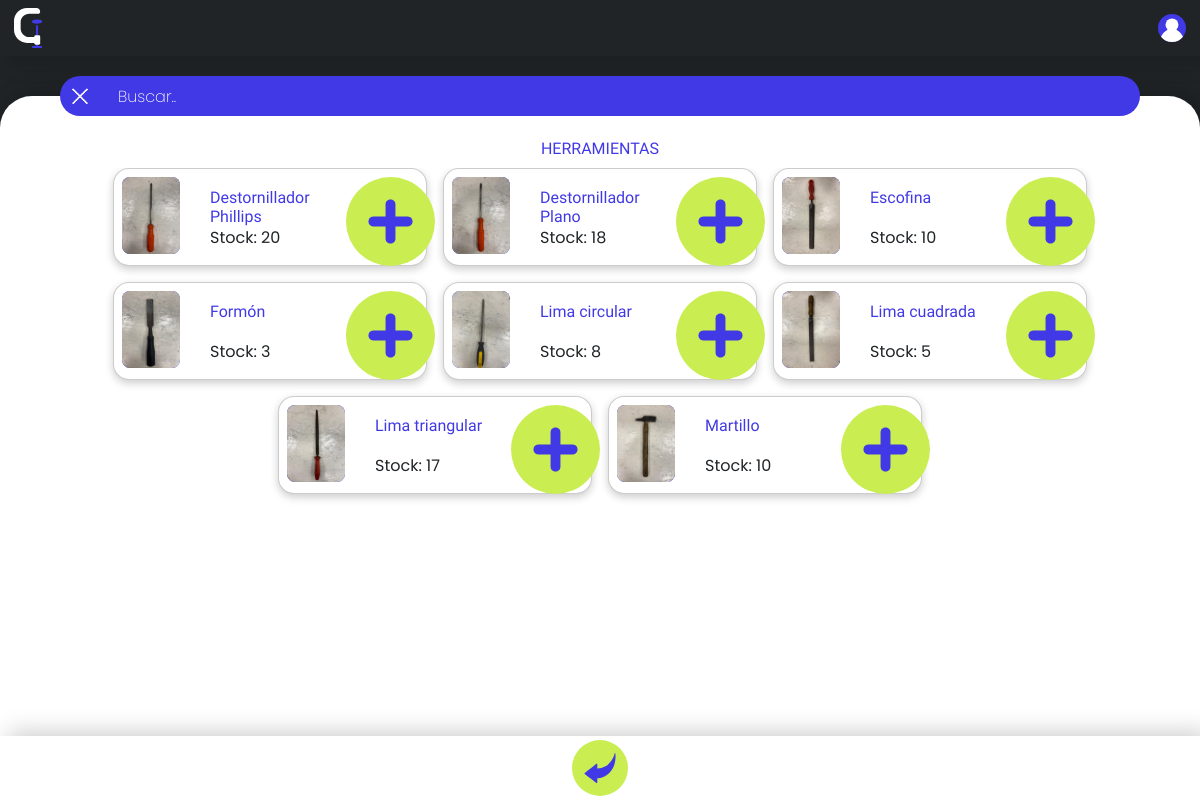
/buscarherramienta.php (signed in), run on an earlier commit of the app's database.
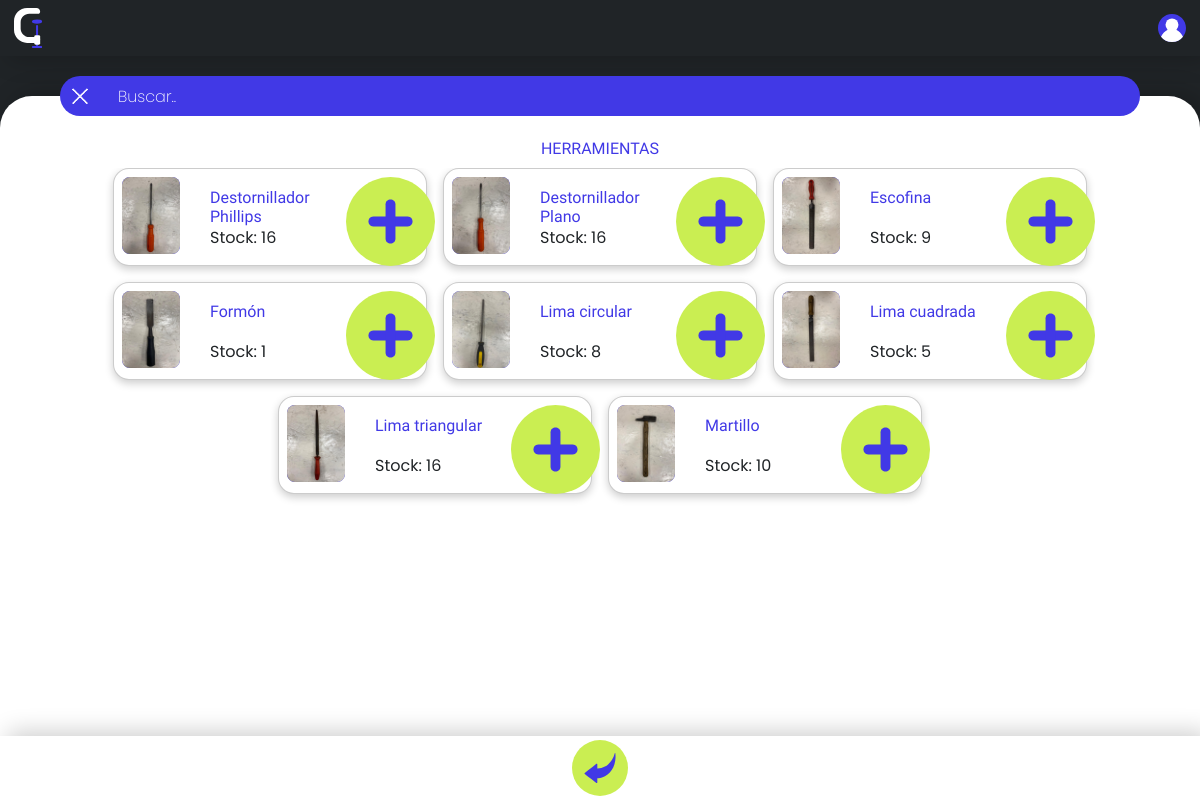
And on a later commit of the database.
### tables this page shows
CREATE TABLE `herramientas` (
  `id` int(11) NOT NULL,
  `nombre` varchar(100) NOT NULL,
  `descripcion` varchar(200) NOT NULL,
  `imagen` varchar(200) NOT NULL,
  `cantidad` int(11) NOT NULL
);

### buscarherramienta.php (the view, shortened to what this page needs)
<?php
include "codigophp/conexionbs.php";
include "codigophp/añadirpaleta.php";
?>
<!DOCTYPE html>
<html lang="es">
<head>
    <link rel="stylesheet" href="estiloscss/animaciones.css">
    <link rel="stylesheet" href="estiloscss/styles.css">
    <link rel="stylesheet" href="estiloscss/imagenes.css">
</head>
<body>
    <div id="pagina2">
        <div id="header">
           <a href="inicio.php" class="imagen"><?php incrustarSVG("imagenes/SVG/logo"); ?></a>
            <button class="imagen" ><?php incrustarSVG("imagenes/SVG/user"); ?></button>
        </div>
        <div id="contenido">
            <form class="barra" method="get"  action="./buscarherramienta.php">
                <input type="submit" class="equis" value=""></button>
                <input type="text" name="busqueda" placeholder="Buscar..">
                <div></div>
            </form>
            <div class="contenido2">
                <div class="con3" id="inicio">
                    <?php
                    if ($_SERVER["REQUEST_METHOD"] == "GET") {
                        $sql="";
                        if($_GET['busqueda'] == null){
                            $sql = "SELECT * FROM herramientas";
                        }else{
                            $sql = "SELECT * FROM herramientas WHERE herramientas.nombre = '".$_GET['busqueda']."'";
                        }
                        $result = mysqli_query($conn, $sql);
                        if ($result->num_rows > 0) {
                            if($_GET['busqueda']== null){
                                echo '<h1>HERRAMIENTAS</h1>';
                            }else{
                                echo '<h1>RESULTADOS DE: '.$_GET['busqueda'].'</h1>';
                            }
                            echo'<div class="scroll-y" id="scroll" style="height:100%;"><div class="conscroll-y">';
                            while($row = $result->fetch_assoc()) {
                                if($row["cantidad"] == 0){
                                    echo '<div class="rectangulo3 verde"><h1>'.$row["nombre"].'</h1> <img src="" alt="" class="sinimagen imagen" ><p id="can" style="color:var(--letra_rojo);">SIN UNIDADES</p> <input type="number" name="id" id="id" style="display:none;" value="'.$row["id"].'"><input type="number" name="id" id="can2" style="display:none;" value="'.$row["cantidad"].'"><a class="imagen i" href="formularioreportes.php">'.incrustarSVG2("imagenes/SVG/alertab").'</a></div>';
                                }else{
                                    echo '<div class="rectangulo3"><h1>'.$row["nombre"].'</h1> <img src="'.$row["imagen"].'" alt="" class="imagen imagen_herramienta"><p id="can">Stock: '.$row["cantidad"].'</p> <input type="number" name="id" id="id"  style="display:none;" value="'.$row["id"].'"><input type="number" name="id" id="can2" style="display:none;" value="'.$row["cantidad"].'"><a class="imagen i tocar">'.incrustarSVG2("imagenes/SVG/signomas").'</a></div>';
                                }
                            }
                            echo'</div></div>';
                        }else{
                            if($_GET['busqueda']== null){
                                echo "<h1>NO SE ENCONTRARON HERRAMIENTAS</h1>";
                            }else{
                                echo '<h1>NO SE ENCONTRO: '.$_GET['busqueda'].'</h1>';
                            }
                        }
                    }
                    ?>
                </div>
            </div>
        </div>
        <div id="footer">
        <a onclick="goBacka()" class="flecha imagen i centro">Volver<?php incrustarSVG("imagenes/SVG/flecha"); ?></a>
        </div>
    </div>
</body>
</html>

### codigophp/añadirpaleta.php (shortened to what this page needs)
<?php
function incrustarSVG($nombreArchivo) {
    $rutaArchivoSVG = $nombreArchivo.'.svg';
    if (file_exists($rutaArchivoSVG)) {
        $contenidoSVG = file_get_contents($rutaArchivoSVG);
        echo $contenidoSVG;
    } else {
        echo "<p>Error: No se pudo cargar el archivo SVG.</p>";
    }
}
function incrustarSVG2($nombreArchivo) {
    $rutaArchivoSVG = $nombreArchivo.'.svg';
    if (file_exists($rutaArchivoSVG)) {
        $contenidoSVG = file_get_contents($rutaArchivoSVG);
        return $contenidoSVG;
    } else {
        echo "<p>Error: No se pudo cargar el archivo SVG.</p>";
    }
}
    ?>

### estiloscss/styles.css (style rules this page uses)
a { text-decoration: none; }
h1 { font-family: "Days One", sans-serif; font-size: 2vh; font-weight: 200; color: var(--letra_blanco); }
p { font-family: "Poppins", sans-serif; font-size: 2vh; font-weight: 200; color: var(--letra_blanco); }
input { font-family: "Poppins", sans-serif; font-size: 2vh; font-weight: 200; color: var(--letra_blanco); border:none; background: transparent; border-radius:5vh; }
input::placeholder { color: var(--letra_blanco); }
button { background-color: transparent; border: none; }
button, a, input[type="submit"] { cursor: pointer; }
#pagina2 { position: absolute; right:0%; top:0%; height:100%; width: 100%; display:grid; grid-template: "HEA HEA HEA"7vh ". . ."5vh "CON CON CON"auto "FOO FOO FOO"8vh/ auto auto auto; background-color: var(--negro); }
#header { padding-left:1vh; padding-right:1vh; display: grid; grid-template: ". . ." auto "LOGO . USUARIO"5vh ". . ." auto/ 5vh auto 5vh; grid-area: HEA; background-color: var(--negro); box-shadow: 1vh 0.5vh 3vh 0vh var(--sombra); }
#header :nth-child(1) { grid-area:LOGO; }
#header :nth-child(2) { grid-area:USUARIO; }
#contenido { grid-area: CON; background-color: var(--blanco); box-shadow: 1vh -0.5vh 3vh 0vh var(--sombra); border-radius:4vh 4vh 0vh 0vh; display: grid; position:relative; grid-template: ". . ."4vh ". CON2 ."auto/ auto 90% auto; }
.contenido2 { grid-area: CON2; overflow-y: auto; display:grid; grid-template: ". CON3 ."100%/ auto 100% auto; }
.con3 { grid-area: CON3; display: flex ; flex-direction: column; align-items: center; }
.con3 h1 { color:var(--azul); }
#footer { position: fixed; height: 8dvh; width: 100%; z-index: 100; left: 0%; bottom: 0%; background-color: var(--blanco); box-shadow: 1vh -0.5vh 3vh 0vh var(--sombra); display: flex; flex-wrap: wrap; justify-content:center; gap:10%; align-items: center; }
#footer a { font-family: "Days One", sans-serif; font-size: 2vh; font-weight: 200; color: var(--letra_blanco); padding-top: 2vh; padding-left:5vh; text-align: center; background-color:var(--azul); border-radius:25vh; background-position: left; height: 5vh; width: 15vw; }
.scroll-y { position: relative; overflow-x: none; overflow-y: auto; height: 25vh; width: 100%; display: flex; justify-content: center; }
.conscroll-y { padding-bottom: 4dvh; overflow: auto; position: relative; width: 100%; height: max-content; display: flex; justify-content: center; flex-wrap: wrap; gap: 2vh; }
.barra { background-color:var(--azul); position: absolute; border-radius: 5vh; display: grid; grid-template-columns: 5vh auto 5vh; gap:2vh; height: 5vh; width: 60%; left:50%; right:50%; transform: translate(-50%, -50%); }
#can { margin-top: 4vh; }
.rectangulo3 { background-color: var(--blanco); height: 12vh; width: 39vh; border-radius: 2vh; display: grid; grid-template: ". . . . . . ."1vh ". IMG . TITULO . BOTON ."2vh ". IMG . TEXTO . BOTON . " auto ". . . . . . ."1vh/ 1vh 9vh 2vh auto auto 8vh 2vh; box-shadow: 0 0.4vh 1vh var(--sombra); border: 0.1vh solid var(--sombra); }
.rectangulo3 h1 { grid-area: TITULO; }
.rectangulo3 p { color: var(--letra_negro); grid-area: TEXTO; font-weight: 400; }
.rectangulo3 img { color: var(--letra_negro); grid-area: IMG; font-weight: 400; background-color: var(--letra_azul); border-radius: 1vh; background-size: 4vh; }
.rectangulo3 a { grid-area: BOTON; }
@media (max-width: 1300px) { .barra { width: 90%; } }
@media (max-width: 1300px) { #footer a { font-size: 0vh; background-color: transparent; background-position: center; } }
@media (max-width: 1300px) { #footer { gap: 5%; } }

### estiloscss/imagenes.css (style rules this page uses)
.equis { background-image: URL(imagenes/x.png); background-size: 2vh; background-repeat:no-repeat; background-position: center; }
.imagen { position: relative; display: flex; align-items: center; justify-content: center; }
.imagen_herramienta { width: 80%; }
.imagen svg { width: auto; height: 100%; }
.i, .d { display: block; align-items: none; justify-content: none; }
.i svg { position: absolute; top: 0%; left: 0%; }
@media (max-width: 1300px) { #footer .i svg { width: 100%; } }

What changed in the data, as far as the page shows it:
changed herramientas "Destornillador Phillips": cantidad "20" → "16"
changed herramientas "Destornillador Plano": cantidad "18" → "16"
changed herramientas "Escofina": cantidad "10" → "9"
changed herramientas "Formón": cantidad "3" → "1"
changed herramientas "Lima triangular": cantidad "17" → "16"
